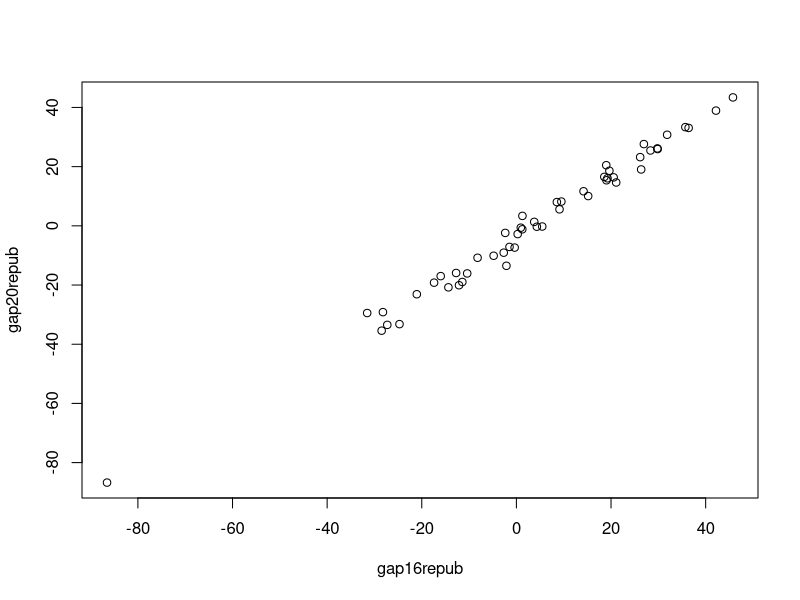
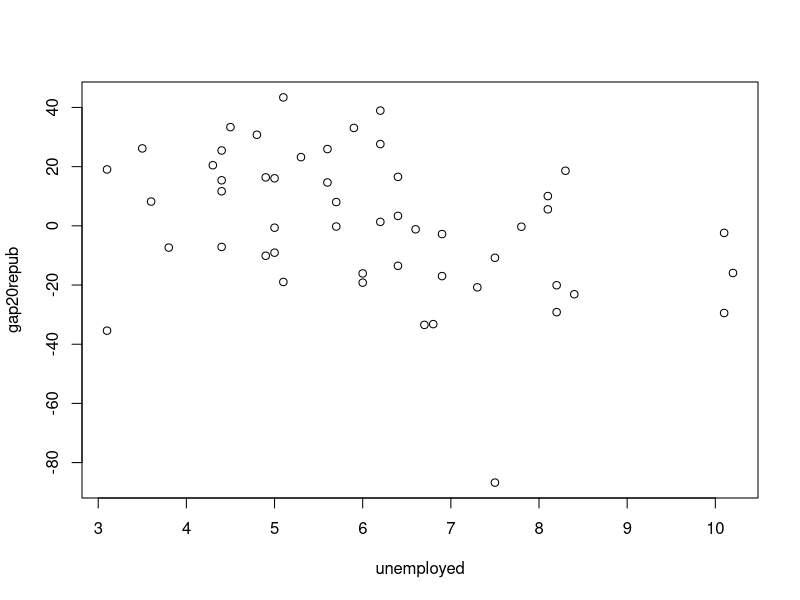
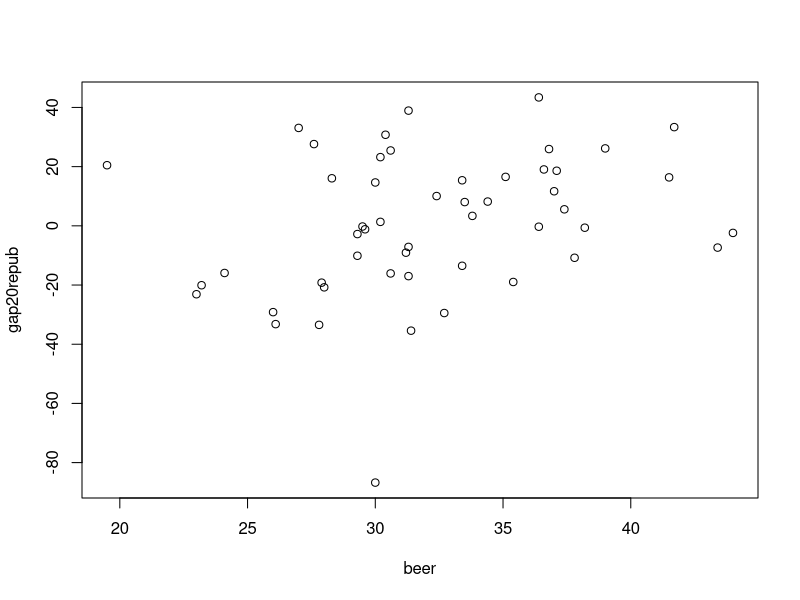
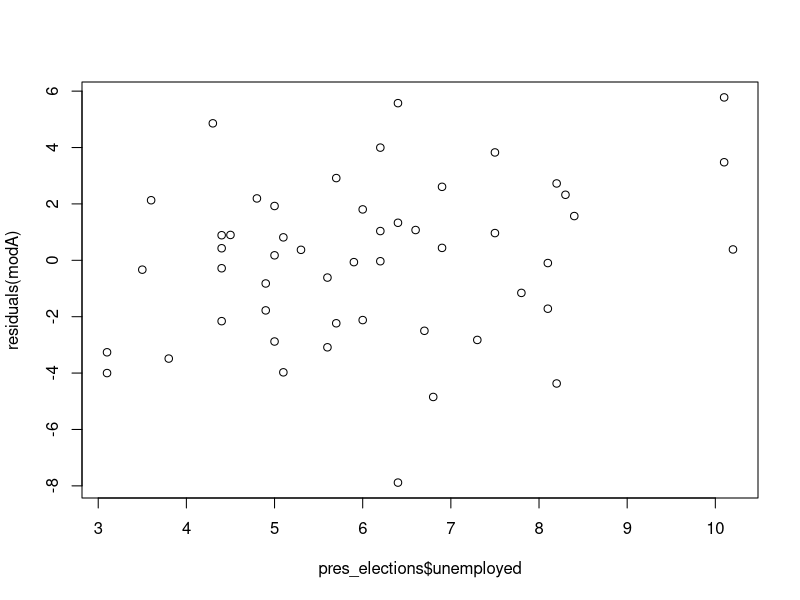
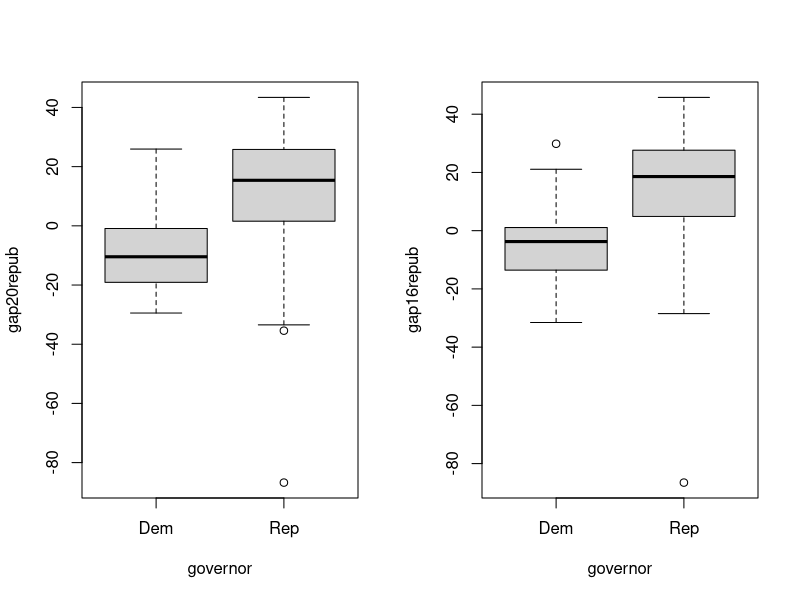
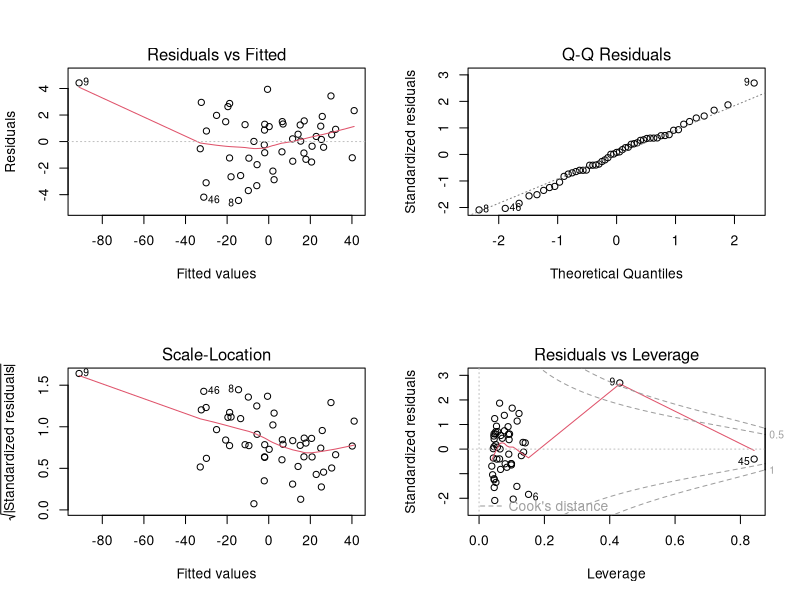

These charts were generated, in order, by the following R code:
## ---- chunk 1
pres_elections <- read.csv("data/pres_elections.csv")

plot(gap20repub ~ gap16repub, pres_elections)
plot(gap20repub ~ unemployed, pres_elections)
plot(gap20repub ~ beer, pres_elections)

pres_elections[pres_elections$gap20repub < -60, "state"]
## ---- chunk 2
modA <- lm(gap20repub ~ gap16repub, pres_elections)
summary(modA)

modB <- lm(gap20repub ~ unemployed, pres_elections)
summary(modB)

modC <- lm(gap20repub ~ beer, pres_elections)
summary(modC)
## ---- chunk 3
plot(residuals(modA) ~ pres_elections$unemployed)

modD <- lm(residuals(modA) ~ pres_elections$unemployed)
summary(modD)
## ---- chunk 4
modE <- lm(gap20repub ~ gap16repub + unemployed, pres_elections)
summary(modE)
## ---- chunk 5
modF <- lm(gap20repub ~ gap16repub + unemployed + beer, pres_elections)
summary(modF)
## ---- chunk 6
modG <- lm(gap20repub ~ governor, pres_elections)
summary(modG)
## ---- chunk 7
modH <- lm(gap20repub ~ governor + gap16repub + collegedegree + mormon, pres_elections)
summary(modH)
## ---- chunk 8
par(mfrow=c(1,2))
boxplot(gap20repub ~ governor, pres_elections)
boxplot(gap16repub ~ governor, pres_elections)

vcov(modH)
## ---- chunk 9
newdata <- pres_elections[pres_elections$state=="Massachusetts",c("governor", "gap16repub", "collegedegree", "mormon")]

predict(modH, newdata, interval="confidence")
predict(modH, newdata, interval="prediction")
pres_elections[pres_elections$state=="Massachusetts", "gap20repub"]
## ---- chunk 10
# get design matrix
X = model.matrix(modH)

# two obs
diff = X[pres_elections$state=="Massachusetts",]-X[pres_elections$state=="California",]

# contrast 
estimate = t(modH$coef)%*%diff
std.err = sqrt(t(diff) %*% vcov(modH) %*%diff)
contrast.t = estimate/std.err; contrast.t

# p value
2*(1-pt(abs(contrast.t),df=modH$df.residual))
## ---- chunk 11
par(mfrow=c(2,2))
plot(modH)
## ---- chunk 12
library(mvtnorm)

# params
nsims <- 2000
n <- 50
beta0 <- 1
beta1 <- 3
beta2 <- 9
sigma <- 10
rho <- 0.5
## ---- chunk 13
set.seed(139)
cov_prob <- rep(NA, nsims)
pow <- rep(NA, nsims)

for(i in 1:nsims){
  
  # generate x and z
  Sigma.matrix <- matrix(rep(rho, 4), nrow=2)
  diag(Sigma.matrix) = rep(1,2)
  X <- rmvnorm(n, mean=c(0,0), sigma=Sigma.matrix)
  x <- X[,1]
  z <- X[,2]
  
  # generate epsilon
  epsilon <- rnorm(n, 0, sigma)
  
  # generate y
  y <- beta0 + beta1*x + beta2*z + epsilon
  
  # fit
  mod <- lm(y~x+z)
  cov_prob[i] <- 1*(confint(mod)[2,1] < beta1 & confint(mod)[2,2] > beta1)
  pow[i] <- 1*(summary(mod)$coefficients[2,4] < 0.05)
  
}
mean(cov_prob)
mean(pow)
## ---- chunk 14
set.seed(139)
cov_prob <- rep(NA, nsims)
pow <- rep(NA, nsims)

for(i in 1:nsims){
  
  # generate x and z
  Sigma.matrix <- matrix(rep(rho, 4), nrow=2)
  diag(Sigma.matrix) = rep(1,2)
  X <- rmvnorm(n, mean=c(0,0), sigma=Sigma.matrix)
  x <- X[,1]
  z <- X[,2]
  
  # generate epsilon
  epsilon <- rnorm(n, 0, sigma)
  
  # generate y
  y <- beta0 + beta1*x + beta2*z + epsilon
  
  # fit
  mod <- lm(y~x)
  cov_prob[i] <- 1*(confint(mod)[2,1] < beta1 & confint(mod)[2,2] > beta1)
  pow[i] <- 1*(summary(mod)$coefficients[2,4] < 0.05)
  
}
mean(cov_prob)
mean(pow)
